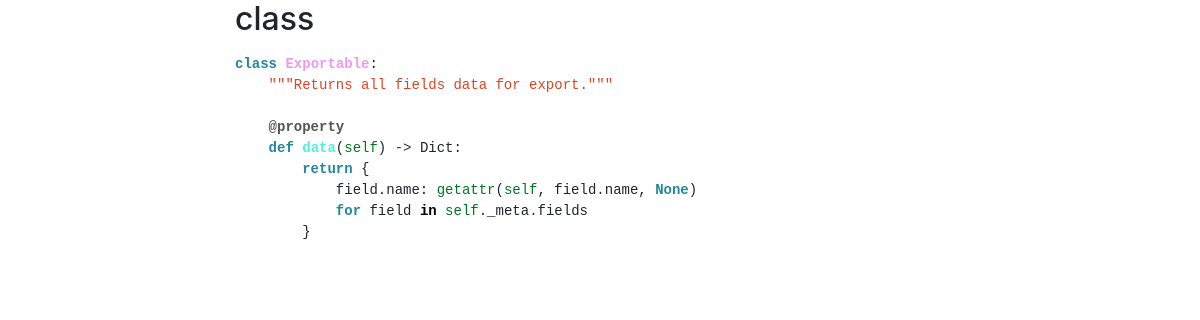
Screenshot of /3/ with the database file from the repository.
### cab/models.py (models this page shows, shortened)
class Snippet(models.Model):
    objects = SnippetManager()
    title = models.CharField(max_length=225)
    language = models.ForeignKey(Language, on_delete=models.CASCADE)
    author = models.ForeignKey(User, on_delete=models.CASCADE)
    description = models.TextField()
    description_html = models.TextField(editable=False)
    code = models.TextField()
    highlighted_code = models.TextField(editable=False)
    tags = TagField()
    pub_date = models.DateTimeField(editable=False)
    updated_date = models.DateTimeField(editable=False)
    class Meta:
        ordering = ["-pub_date"]

### cab/views.py (the view)
# urls.py: path('<int:pk>/', SnippetDetailView.as_view(),
class SnippetDetailView(DetailView):
    model = Snippet
    template_name = 'cab/snippet_detail.html'

### cab/templates/cab/snippet_detail.html
{% extends 'base.html' %}
{% block content %}
  <h2>{{ object.title | safe}}</h2>
  <p>{{ object.highlighted_code |safe }}</p>
{% endblock content %}

### cab/static/cab/pygments.css (style rules this page uses)
.k { color: #228899; font-weight: bold }
.o { color: #333333 }
.kc { color: #228899; font-weight: bold }
.nb { color: #007722 }
.nc { color: #ee99ee; font-weight: bold }
.nd { color: #555555; font-weight: bold }
.nf { color: #55eedd; font-weight: bold }
.ow { color: #000000; font-weight: bold }
.sd { color: #DD4422 }
.bp { color: #007722 }

### rows the page displays
Snippet: title "class", highlighted_code "class Exportable : \"\"\"Returns all fields data for export.\"\"\" @property def data ( self ) -> Dict : return { field . name : getattr ( self , field . name , None ) for field in self . _meta . fields }"
